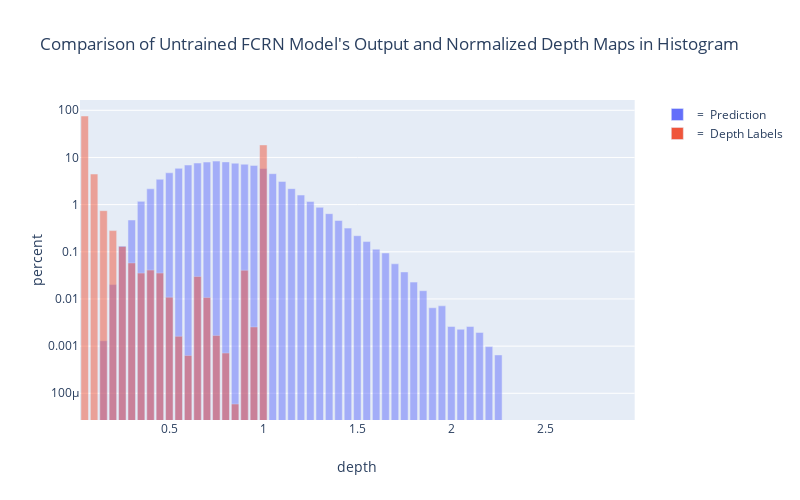

The notebook cell this image was saved under:
### Code cell
fig = px.bar(a, x='depth', y='percent',  log_y=True, height=500, width=800,  color='label',barmode='overlay', labels={'label':""}, 
       title="Comparison of Untrained FCRN Model's Output and Normalized Depth Maps in Histogram")
fig.write_html("Comparison of Untrained FCRN Model's Output and Normalized Depth Maps in Histogram.html")
fig

### Figure 1 — Plotly figure (JSON) as saved in the notebook; plotly's stock layout.template omitted (floating-point values rounded to 4 significant figures)
{"data": [{"alignmentgroup": "True", "hoverlabel": {"namelength": 0}, "hovertemplate": "=  Prediction<br>depth=%{x}<br>percent=%{y}", "legendgroup": "=  Prediction", "marker": {"color": "#636efa", "opacity": 0.5}, "name": "=  Prediction", "offsetgroup": "=  Prediction", "orientation": "v", "showlegend": true, "textposition": "auto", "type": "bar", "x": [0.05, 0.1, 0.15, 0.2, 0.25, 0.3, 0.35, 0.4, 0.45, 0.5, 0.55, 0.6, 0.65, 0.7, 0.75, 0.8, 0.85, 0.9, 0.95, 1, 1.05, 1.1, 1.15, 1.2, 1.25, 1.3, 1.35, 1.4, 1.45, 1.5, 1.55, 1.6, 1.65, 1.7, 1.75, 1.8, 1.85, 1.9, 1.95, 2, 2.05, 2.1, 2.15, 2.2, 2.25, 2.3, 2.35, 2.4, 2.45, 2.5, 2.55, 2.6, 2.65, 2.7, 2.75, 2.8, 2.85, 2.9, 2.95], "xaxis": "x", "y": [0, 0, 0.001302, 0.02018, 0.1335, 0.4723, 1.174, 2.166, 3.454, 4.732, 5.881, 6.918, 7.629, 7.996, 8.379, 8.054, 7.554, 7.195, 6.785, 5.835, 4.53, 3.106, 2.182, 1.596, 1.162, 0.8763, 0.6429, 0.4616, 0.3177, 0.2194, 0.1647, 0.1136, 0.0944, 0.05566, 0.03743, 0.02279, 0.01497, 0.00651, 0.007161, 0.002604, 0.002279, 0.002604, 0.001953, 0.0009766, 0.000651, 0, 0, 0, 0, 0, 0, 0, 0, 0, 0, 0, 0, 0, 0], "yaxis": "y"}, {"alignmentgroup": "True", "hoverlabel": {"namelength": 0}, "hovertemplate": "=  Depth Labels<br>depth=%{x}<br>percent=%{y}", "legendgroup": "=  Depth Labels", "marker": {"color": "#EF553B", "opacity": 0.5}, "name": "=  Depth Labels", "offsetgroup": "=  Depth Labels", "orientation": "v", "showlegend": true, "textposition": "auto", "type": "bar", "x": [0.05, 0.1, 0.15, 0.2, 0.25, 0.3, 0.35, 0.4, 0.45, 0.5, 0.55, 0.6, 0.65, 0.7, 0.75, 0.8, 0.85, 0.9, 0.95, 1, 1.05, 1.1, 1.15, 1.2, 1.25, 1.3, 1.35, 1.4, 1.45, 1.5, 1.55, 1.6, 1.65, 1.7, 1.75, 1.8, 1.85, 1.9, 1.95, 2, 2.05, 2.1, 2.15, 2.2, 2.25, 2.3, 2.35, 2.4, 2.45, 2.5, 2.55, 2.6, 2.65, 2.7, 2.75, 2.8, 2.85, 2.9, 2.95], "xaxis": "x", "y": [75.67, 4.455, 0.7453, 0.2816, 0.1299, 0.05815, 0.03538, 0.04099, 0.03547, 0.01091, 0.001617, 0.0006339, 0.03004, 0.01078, 0.001687, 0.0007139, 5.929e-05, 0.04063, 0.002557, 18.45, 0, 0, 0, 0, 0, 0, 0, 0, 0, 0, 0, 0, 0, 0, 0, 0, 0, 0, 0, 0, 0, 0, 0, 0, 0, 0, 0, 0, 0, 0, 0, 0, 0, 0, 0, 0, 0, 0, 0], "yaxis": "y"}], "layout": {"barmode": "overlay", "height": 500, "legend": {"tracegroupgap": 0}, "title": {"text": "Comparison of Untrained FCRN Model's Output and Normalized Depth Maps in Histogram"}, "width": 800, "xaxis": {"anchor": "y", "autorange": true, "domain": [0, 0.98], "range": [0.025, 2.975], "title": {"text": "depth"}, "type": "linear"}, "yaxis": {"anchor": "x", "autorange": true, "domain": [0, 1], "range": [-4.566, 2.218], "title": {"text": "percent"}, "type": "log"}}}
